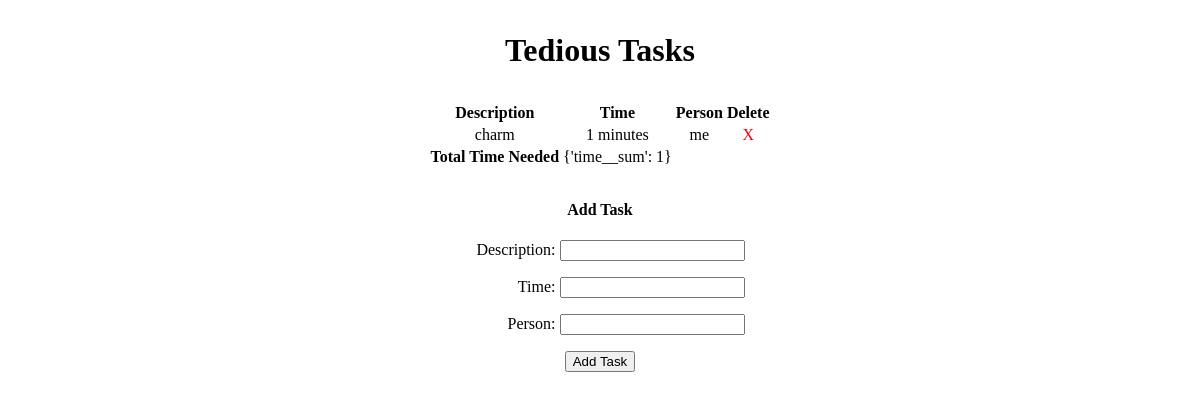
Before: / with the older database file.
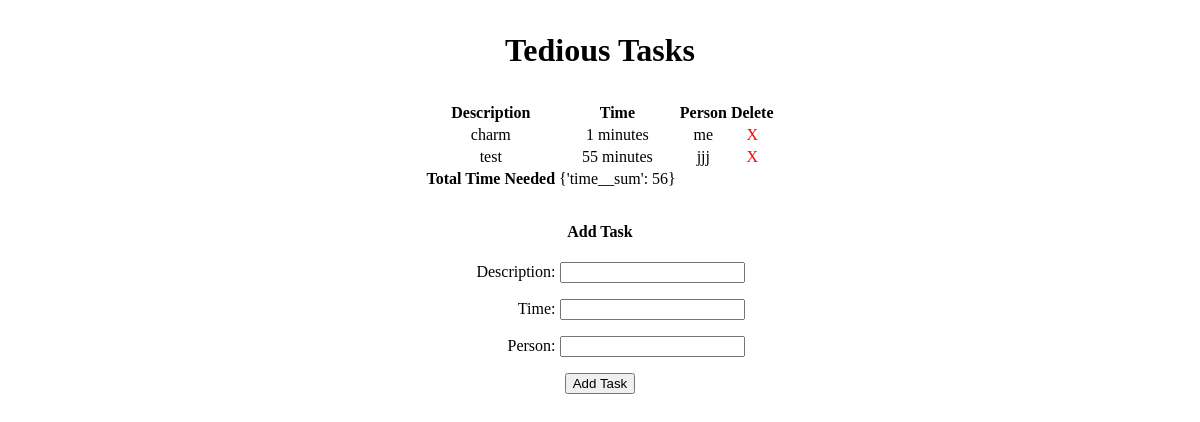
After: the same page with the newer database file.
### main_app/models.py (models this page shows)
class Task(models.Model):
    description = models.CharField(max_length=200)
    time = models.IntegerField()
    person = models.CharField(max_length=100)
    def __str__(self):
        return f'{self.time} minutes'

### main_app/views.py (the view)
# urls.py: path('', views.tasks_index, name='index'),
def tasks_index(request):
    task_list = Task.objects.all()
    task_form = TaskForm()
    total_time = Task.objects.aggregate(Sum('time'))
    return render(request, 'index.html', {
        'task_list': task_list,
        'task_form':task_form,
        'total_time':total_time
        })

### main_app/forms.py
class TaskForm(ModelForm):
    class Meta:
        model = Task
        fields = '__all__'

### main_app/templates/index.html (shortened to what this page needs)
{% load static %}
<!DOCTYPE html>
<html lang="en">
<head>
    <link rel="stylesheet" href="https://unpkg.com/purecss@1.0.0/build/pure-min.css">
    <link rel="stylesheet" type="text/css" href="{% static 'main/style.css' %}">
</head>
<body>
    <h1>Tedious Tasks</h1>
    {% if task_list|length == 0 %}
        <h3>No Tasks Exist</h3><hr>
    {% else %}
        <table class="pure-table pure-table-striped">
            <thead>
                <tr><th>Description</th><th>Time</th><th>Person</th><th>Delete</th></tr>
            </thead>
            <tbody>
                {% for task in task_list %}
                <tr>
                    <td>{{ task.description }}</td>
                    <td>{{ task }}</td>
                    <td>{{ task.person }}</td>
                    <td><a href="{% url 'tasks_delete' task.id %}">X</a></td>
                </tr>
                {% endfor %}
                <tr>
                    <td class="total">Total Time Needed</td>
                    <td>{{ total_time }}</td>
                    <td></td>
                    <td></td>
                </tr>
            </tbody>
        </table>
    {% endif %}
    <h4>Add Task</h4>
    <div class="pure-form">
        <form action="{% url 'add_task' %}" method="post">
            {{ task_form.as_p }}
            <input type="submit" class="pure-button" value="Add Task">
          </form>
    </div>
</body>
</html>

Changed rows visible on the page:
added Task: description "test", time "55 minutes", person "jjj"
Other visible differences:
{{ total_time }}: "{'time__sum': 1}" → "{'time__sum': 56}"
